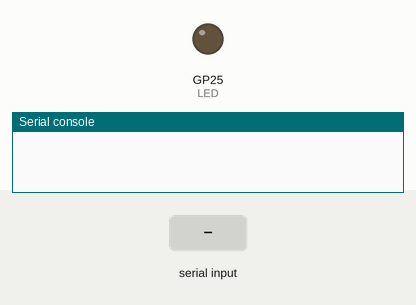
Simulated run of this program. Board: Raspberry Pi Pico running MicroPython. Parts: output pins drawn as LEDs (lit = HIGH), the last lines printed to the serial console. The inputs (shaded band) are chosen by the test bench.

Above: at 1.2 s.
1.3 s: "1" received over the second serial link
At 2.3 s:
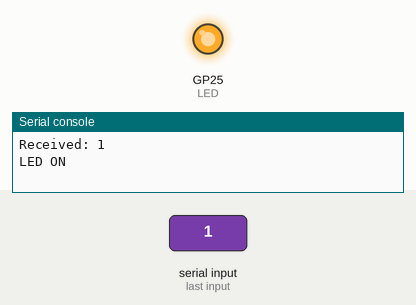
2.9 s: "2" received over the second serial link
At 3.5 s:
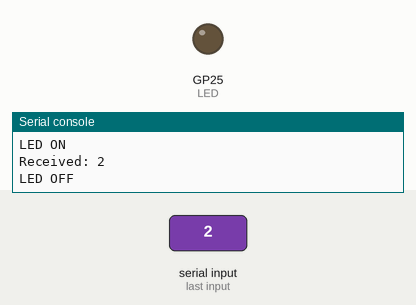
Timing chart, 0 to 5.9 s (numbered marks = the images above; inputs shaded):
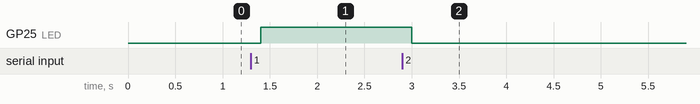

Measured:
- after the input at 1.3 s, GP25 (LED): LOW → HIGH after 0.10 s
- after the input at 2.9 s, GP25 (LED): HIGH → LOW after 0.10 s

The program:

send_to_HC05.py
```python
from machine import Pin, UART
import utime

# Initialize UART1 (HC-05 on GP4 TX, GP5 RX)
uart = UART(1, baudrate=9600, tx=Pin(4), rx=Pin(5))

# Built-in LED (onboard Pico LED)
LED = Pin(25, Pin.OUT)

while True:
    if uart.any():  # Check if data is available
        data = uart.read().decode('utf-8').strip()  # Decode and clean input
        print(f"Received: {data}")  # Print received data

        if data == '1':  # Turn LED ON
            LED.value(1)
            print("LED ON")

        elif data == '2':  # Turn LED OFF
            LED.value(0)
            print("LED OFF")

    utime.sleep(0.2)  # Small delay to avoid CPU overload
```
